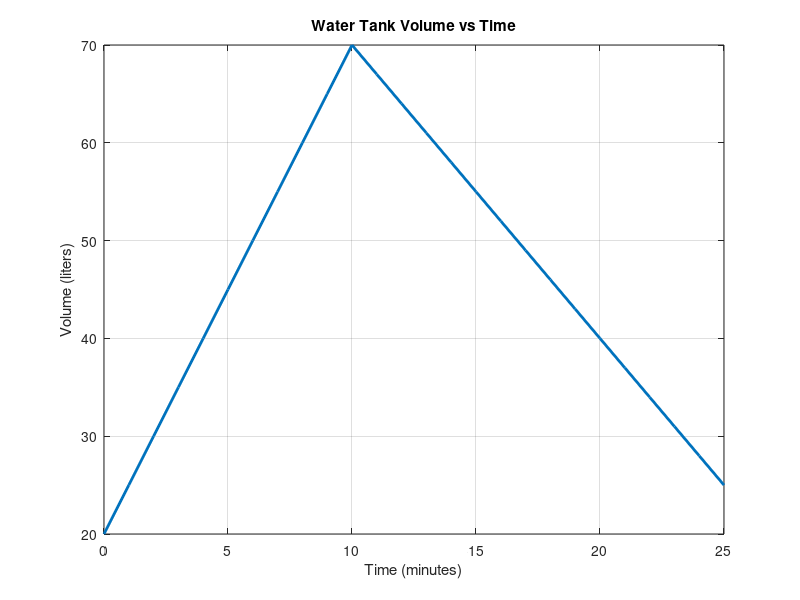

This chart was generated by the following MATLAB code: (Note: this script raises an error after producing the figure.)
clear;
clc;
close all;

% Time values from 0 to 25 minutes
t = 0:1:25;

% Create volume array
V = zeros(size(t));

% Logical indexing for filling phase: 0 to 10 minutes
filling = t >= 0 & t <= 10;
V(filling) = 5 .* t(filling) + 20;

% Logical indexing for draining phase: 10 to 25 minutes
draining = t > 10 & t <= 25;
V(draining) = -3 .* (t(draining) - 10) + 70;

% Plot volume vs time
figure;
plot(t, V, 'LineWidth', 2);
grid on;
xlabel('Time (minutes)');
ylabel('Volume (liters)');
title('Water Tank Volume vs Time');

% Find when tank reaches 50 liters
targetVolume = 50;
timeAt50 = t(V == targetVolume);

% Display time(s) when V = 50
disp("Time(s) when tank reaches 50 liters:");
disp(timeAt50);

% Create table of time and volume
tankTable = table(t', V', 'VariableNames', {'Time_minutes', 'Volume_liters'});

% Display table
disp(tankTable);

% Interpret slopes
disp("Interpretation:");
disp("During the filling phase, the slope is +5, meaning the tank gains 5 liters per minute.");
disp("During the draining phase, the slope is -3, meaning the tank loses 3 liters per minute.");

%[appendix]{"version":"1.0"}
%---
%[metadata:view]
%   data: {"layout":"onright"}
%---
